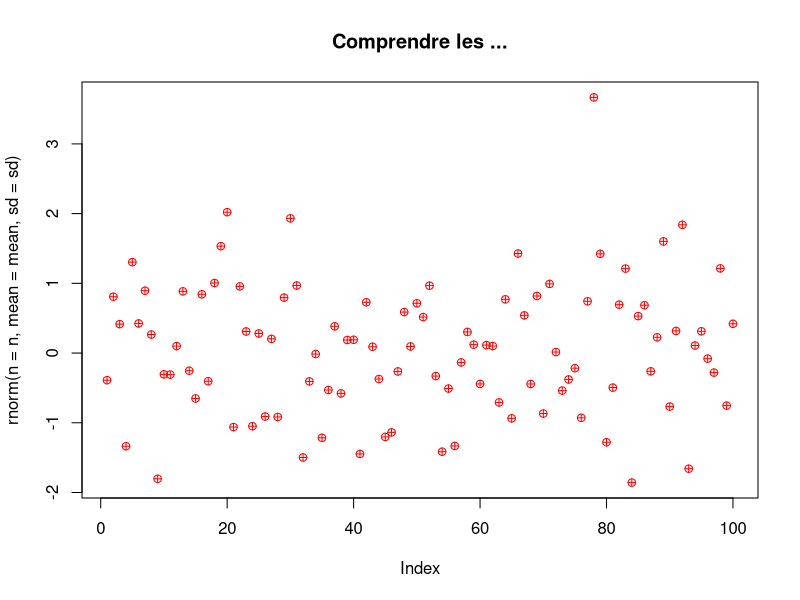

The R script that drew this image:
## ---- chunk 1
getwd()
setwd("C:\\Users") # notation typée windows, on double les baskslash
setwd("C:/Users") # notation typée linux, un slash
getwd()
## ---- chunk 2
setwd("C:/Users/Datastorm/Documents/git/lesson/Debutant/Cours")
## ---- chunk 3
objects()
x <- 2
objects()

X = 4
objects() # les objets en mémoire

x;X # on peut enchaîner les instructions avec un ;
## ---- chunk 4
x <- 1 ;  y <- 2 ; z <- 3
objects()
rm(x, z)
objects()
exists("y")
exists("z")
## ---- chunk 5
x <- c(1, 2, 3, 4) ; x
## ---- chunk 6
c(x, 5)
## ---- chunk 7
rep(c("A", "B"), times = 2)
rep(c("A", "B"), each = 2)
## ---- chunk 8
seq(1, 10, by = 2)
seq(1, 10, length = 4)
1:5 # (=) seq(1, 5, by = 1)
## ---- chunk 9
y <- c(a = 1, b = 2)
y
## ---- chunk 10
is.vector(y)
class(y);mode(y)
length(y)
names(y)
names(x)
## ---- chunk 11
matrix(1:3)
matrix(1:6, nrow = 2, ncol = 3)
matrix(1:6, nrow = 2, ncol = 3, byrow = TRUE)

## ---- chunk 12
x <- matrix(1:6, nrow = 3, ncol = 2)
y <- matrix(5:6, nrow = 1)
rbind(x, y)

z <- matrix(5:7)
cbind(x, z)
## ---- chunk 13
mat <- matrix(1:4, nrow = 2, ncol = 2, dimnames = list(c("r1", "r2"), c("c1", "c2")))
mat
mat2 <- matrix(1:4, nrow = 2, ncol = 2)
identical(mat, mat2)

colnames(mat2) <- c("c1", "c2")
rownames(mat2) <- c("r1", "r2")
identical(mat, mat2)
## ---- chunk 14
is.matrix(mat)
class(mat)
mode(mat)
dim(mat) #nrow(mat); ncol(mat)
colnames(mat);rownames(mat) #dimnames(mat)
## ---- chunk 15
list(1:5, LETTERS[1:2])
## ---- chunk 16
l <- list(nombres = 1:5, caracteres =LETTERS[1:2])
l
## ---- chunk 17
l$boolean <- TRUE
l[[2]] <- "remplacement de l'element 2"
l[[5]] <- "nouvel d'un element en 5ième position"
l
## ---- chunk 18
is.list(l)
class(l)
sapply(l, class)
length(l)
names(l)
## ---- chunk 19
data.frame(nombres = 1:3, lettres = LETTERS[1:3])
## ---- chunk 20
data.frame(nombres = 1:3, lettres = LETTERS[1:3], row.names = paste0("r", 1:3))
## ---- chunk 21
x <- data.frame(nombres = 1:2, lettres = LETTERS[1:2])
y <- data.frame(nombres = 3, lettres = "C")
rbind(x, y)

z <- c(TRUE, FALSE)
cbind(x, z) # (=) x$z <- c(TRUE, FALSE), list !
## ---- chunk 22
is.data.frame(x)
is.list(x) # un data.frame est en fait une liste...!
class(x)
sapply(x, class)
dim(x) #nrow(x); ncol(x)
## ---- chunk 23
colnames(x)
rownames(x)
head(x)
tail(x, n = 1)
## ---- chunk 24
f <- c("A", "B", "A")
f <- as.factor(f)
f
levels(f) # les niveaux des facteurs
nlevels(f) # le nombre de niveaux
relevel(f, ref = "B") # changer le niveau de référence
## ---- chunk 25
x <- 1:10
f <- cut(x, breaks=c(1,2,4,10),include.lowest=TRUE)
f
## ---- chunk 26
levels(f)
levels(f) <- c("[1,4]", "[1,4]", "(4,10]")
f
## ---- chunk 27
x <- c(1:10)
x[5]
x[c(1, 10, 1)]
## ---- chunk 28
x[-c(1:8)]
## ---- chunk 29
x < 3
x[x < 3]
## ---- chunk 30
x <- c(a = 1, b = 2, c = 3)
x["a"] ; x[["a"]] ; x[c("a", "b", "a")]
## ---- chunk 31
mat <- matrix(1:9, nrow = 3, ncol = 3, 
              dimnames = list(c("r1", "r2", "r3"), c("c1", "c2", "c3")))
## ---- chunk 32
mat[1:2, c(1, 3)]
mat[-c(2),]
## ---- chunk 33
mat[mat[, 1] == 1,]
## ---- chunk 34
mat["r1","c1"]
## ---- chunk 35
mat[, 1]
mat[, 1, drop = FALSE]
## ---- chunk 36
dat <- data.frame(nombres = 1:3, lettres = LETTERS[1:3], row.names = paste0("r", 1:3))

dat[1:2, 1, drop = FALSE]
dat[-c(2),]
dat[dat$lettres %in% c("A", "C") == 1,]
dat["r1","lettres"]
## ---- chunk 37
l <- list(nombres = 1:5, caracteres =LETTERS[1:2])
l[[1]] # on récupère l'élément de la liste
l$caracteres
l[1] # on récupère une liste
l[c(1, 1)]
## ---- chunk 38
## vecteur
x <- 1:10
str(x)
## data.frame (même affichage pour les matrices)
dat <- data.frame(nombres = 1:3, lettres = LETTERS[1:3])
str(dat)
## liste
l <- list(nombres = 1:5, caracteres =LETTERS[1:2])
str(l)
## ---- chunk 39
## vecteur
x <- 1:10
summary(x)
## data.frame (même affichage pour les matrices)
dat <- data.frame(nombres = 1:3, lettres = LETTERS[1:3])
summary(dat)
## ---- chunk 40
x <- round(rnorm(10), digits = 2)
sort(x)
order(x)
sort(x, decreasing = TRUE)
order(x, decreasing = TRUE)
## ---- chunk 41
dat <- data.frame(nb = sample(1:10, 100, replace = T),
                  lt = sample(LETTERS[1:3], 100, replace = T))
head(dat, n = 2)
table(dat$lt)
table(dat$lt, dat$nb)
## ---- chunk 42
x <- c(1:5, 2)
x
unique(x)
duplicated(x)
duplicated(x, fromLast = T)
which(duplicated(x, fromLast = T)) # which retourne les indices TRUE
## ---- chunk 43
dat <- data.frame(x = 1:3, y = c(10,20,30))
dat <- transform(dat, z = x+y) # équivalent à dat$z = dat$x + dat$y
head(dat)

## ---- chunk 44
subset(dat, x > 2) # dat[dat$x > 2, ]
subset(dat, x > 1, select = c(y))

## ---- chunk 45
dat <- data.frame(x = 1:9, y = LETTERS[1:3])
split(dat, dat$y)
## ---- chunk 46
aggregate(dat$x, by = list(dat$y), FUN = max)
aggregate(dat$x, by = list(dat$y), FUN = mean)
## ---- chunk 47
aggregate(state.x77, list(Region = state.region), mean)
## ---- chunk 48
dat <- data.frame(x = 1:3, y = LETTERS[1:3])
dat2 <- data.frame(x = sample(1:3, 10, replace = T))
merge(dat2, dat, by = "x")
## ---- chunk 49
squared <- function(x){
  x^2
}

squared(2)
## ---- chunk 50
mysum <- function(x, y = 2){
  x + y
}
        
somme <- mysum(x = 2, y = 10)
somme
## ---- chunk 51
exemple <- function(x, y){
  if(y == 0){
    return(x)
  }
  list(x = x, y = y)
}
## ---- chunk 52
rnormPlot <- function(n, mean = 0, sd = 1, ...){
  plot(rnorm(n = n, mean = mean, sd = sd), ...)
}
rnormPlot(n = 100, main = "Comprendre les ...", col = "red", pch = 10)
## ---- chunk 53
val <- rnorm(100)
mean(val);sd(val)
